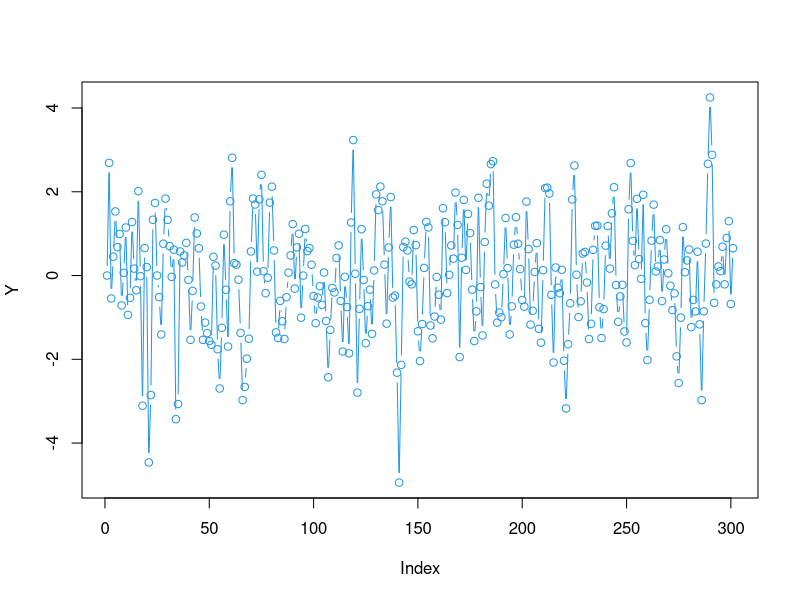
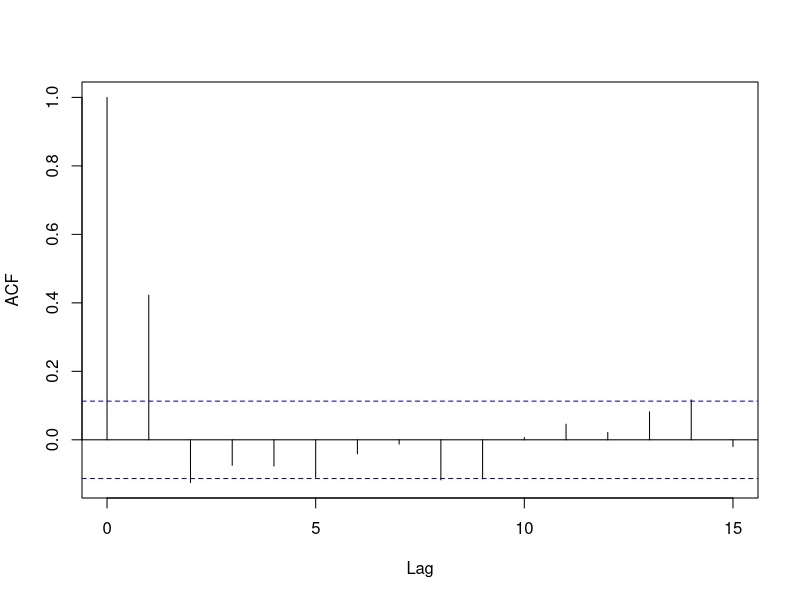

These charts were generated, in order, by the following R code:
# MA(1)-Process with sigma = 1

sigma <- 1
n <- 300
epsilon <- rnorm(n+1, mean=0, sd=sigma) # erzeugt zufallsvariablen
theta <- 1
Y <- numeric(n+1)
?numeric
for(j in 1:n){
  Y[j+1] <- epsilon[j+1] + theta*epsilon[j]
}
plot(Y, type="b", col=4)

acf(Y, lag.max=15, main="")
acf(Y, pl=FALSE)
theta/(1+theta^2)